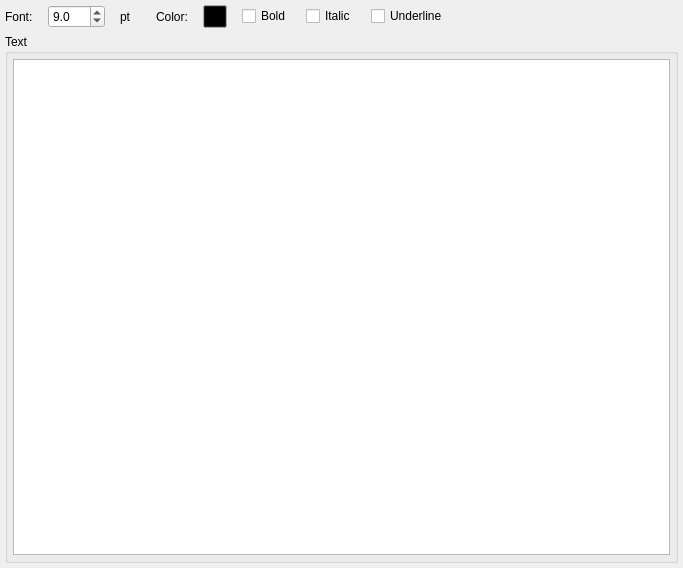
<?xml version="1.0" encoding="UTF-8"?>
<ui version="4.0">
 <class>TextboxWidget</class>
 <widget class="QWidget" name="TextboxWidget">
  <property name="geometry">
   <rect>
    <x>0</x>
    <y>0</y>
    <width>683</width>
    <height>568</height>
   </rect>
  </property>
  <layout class="QGridLayout" name="textbox_grid">
   <property name="leftMargin">
    <number>5</number>
   </property>
   <property name="topMargin">
    <number>5</number>
   </property>
   <property name="rightMargin">
    <number>5</number>
   </property>
   <property name="bottomMargin">
    <number>5</number>
   </property>
   <item row="1" column="0">
    <widget class="QGroupBox" name="groupBox">
     <property name="title">
      <string>Text</string>
     </property>
     <layout class="QVBoxLayout" name="verticalLayout_2">
      <property name="leftMargin">
       <number>5</number>
      </property>
      <property name="topMargin">
       <number>5</number>
      </property>
      <property name="rightMargin">
       <number>5</number>
      </property>
      <property name="bottomMargin">
       <number>5</number>
      </property>
      <item>
       <widget class="QPlainTextEdit" name="text_txt">
        <property name="plainText">
         <string/>
        </property>
       </widget>
      </item>
     </layout>
    </widget>
   </item>
   <item row="0" column="0">
    <layout class="QHBoxLayout" name="horizontalLayout_2">
     <property name="spacing">
      <number>15</number>
     </property>
     <item>
      <widget class="QLabel" name="label">
       <property name="sizePolicy">
        <sizepolicy hsizetype="Fixed" vsizetype="Preferred">
         <horstretch>0</horstretch>
         <verstretch>0</verstretch>
        </sizepolicy>
       </property>
       <property name="text">
        <string>Font:</string>
       </property>
      </widget>
     </item>
     <item>
      <widget class="QDoubleSpinBox" name="font_size_sb">
       <property name="decimals">
        <number>1</number>
       </property>
       <property name="minimum">
        <double>1.000000000000000</double>
       </property>
       <property name="maximum">
        <double>200.000000000000000</double>
       </property>
       <property name="value">
        <double>9.000000000000000</double>
       </property>
      </widget>
     </item>
     <item>
      <widget class="QLabel" name="label_2">
       <property name="text">
        <string>pt</string>
       </property>
      </widget>
     </item>
     <item>
      <widget class="QLabel" name="color_lbl">
       <property name="text">
        <string>Color:</string>
       </property>
       <property name="indent">
        <number>10</number>
       </property>
      </widget>
     </item>
     <item>
      <widget class="QToolButton" name="color_select_tb">
       <property name="sizePolicy">
        <sizepolicy hsizetype="Preferred" vsizetype="Fixed">
         <horstretch>0</horstretch>
         <verstretch>0</verstretch>
        </sizepolicy>
       </property>
       <property name="palette">
        <palette>
         <active>
          <colorrole role="Button">
           <brush brushstyle="SolidPattern">
            <color alpha="255">
             <red>0</red>
             <green>0</green>
             <blue>0</blue>
            </color>
           </brush>
          </colorrole>
         </active>
         <inactive>
          <colorrole role="Button">
           <brush brushstyle="SolidPattern">
            <color alpha="255">
             <red>0</red>
             <green>0</green>
             <blue>0</blue>
            </color>
           </brush>
          </colorrole>
         </inactive>
         <disabled>
          <colorrole role="Button">
           <brush brushstyle="SolidPattern">
            <color alpha="255">
             <red>0</red>
             <green>0</green>
             <blue>0</blue>
            </color>
           </brush>
          </colorrole>
         </disabled>
        </palette>
       </property>
       <property name="text">
        <string/>
       </property>
      </widget>
     </item>
     <item>
      <widget class="QCheckBox" name="bold_chk">
       <property name="sizePolicy">
        <sizepolicy hsizetype="Fixed" vsizetype="Fixed">
         <horstretch>0</horstretch>
         <verstretch>0</verstretch>
        </sizepolicy>
       </property>
       <property name="text">
        <string>Bold</string>
       </property>
      </widget>
     </item>
     <item>
      <widget class="QCheckBox" name="italic_chk">
       <property name="sizePolicy">
        <sizepolicy hsizetype="Fixed" vsizetype="Fixed">
         <horstretch>0</horstretch>
         <verstretch>0</verstretch>
        </sizepolicy>
       </property>
       <property name="text">
        <string>Italic</string>
       </property>
      </widget>
     </item>
     <item>
      <widget class="QCheckBox" name="underline_chk">
       <property name="sizePolicy">
        <sizepolicy hsizetype="Preferred" vsizetype="Fixed">
         <horstretch>0</horstretch>
         <verstretch>0</verstretch>
        </sizepolicy>
       </property>
       <property name="text">
        <string>Underline</string>
       </property>
      </widget>
     </item>
     <item>
      <spacer name="horizontalSpacer">
       <property name="orientation">
        <enum>Qt::Horizontal</enum>
       </property>
       <property name="sizeHint" stdset="0">
        <size>
         <width>40</width>
         <height>20</height>
        </size>
       </property>
      </spacer>
     </item>
    </layout>
   </item>
  </layout>
 </widget>
 <tabstops>
  <tabstop>bold_chk</tabstop>
  <tabstop>italic_chk</tabstop>
  <tabstop>underline_chk</tabstop>
 </tabstops>
 <resources/>
 <connections/>
</ui>
